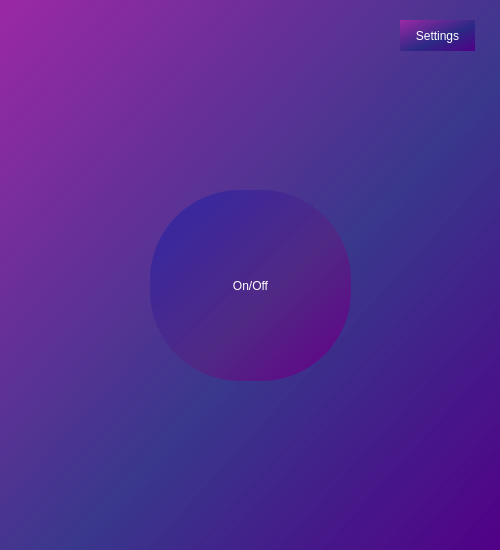
<?xml version="1.0" encoding="UTF-8"?>
<ui version="4.0">
 <class>MainWindow</class>
 <widget class="QMainWindow" name="MainWindow">
  <property name="geometry">
   <rect>
    <x>0</x>
    <y>0</y>
    <width>500</width>
    <height>550</height>
   </rect>
  </property>
  <property name="minimumSize">
   <size>
    <width>500</width>
    <height>550</height>
   </size>
  </property>
  <property name="maximumSize">
   <size>
    <width>500</width>
    <height>550</height>
   </size>
  </property>
  <property name="windowTitle">
   <string>Jarvis</string>
  </property>
  <property name="windowIcon">
   <iconset>
    <normaloff>../icons/reactor.png</normaloff>../icons/reactor.png</iconset>
  </property>
  <property name="styleSheet">
   <string notr="true"/>
  </property>
  <property name="unifiedTitleAndToolBarOnMac">
   <bool>false</bool>
  </property>
  <widget class="QWidget" name="centralwidget">
   <property name="minimumSize">
    <size>
     <width>500</width>
     <height>550</height>
    </size>
   </property>
   <property name="maximumSize">
    <size>
     <width>500</width>
     <height>550</height>
    </size>
   </property>
   <property name="styleSheet">
    <string notr="true">background-color: qlineargradient(spread:pad, x1:1, y1:1, x2:0, y2:0, stop:0 rgba(81, 0, 135, 255), stop:0.427447 rgba(41, 40, 132, 235), stop:1 rgba(155, 40, 165, 255));
</string>
   </property>
   <widget class="QPushButton" name="startButton">
    <property name="geometry">
     <rect>
      <x>150</x>
      <y>190</y>
      <width>201</width>
      <height>191</height>
     </rect>
    </property>
    <property name="autoFillBackground">
     <bool>false</bool>
    </property>
    <property name="styleSheet">
     <string notr="true">border-radius:  90%;
background-color: qlineargradient(spread:pad, x1:1, y1:1, x2:0, y2:0, stop:0 rgba(100, 0, 135, 255), stop:0.427447 rgba(81, 40, 132, 235), stop:1 rgba(50, 40, 165, 255));
color: white;</string>
    </property>
    <property name="text">
     <string>On/Off</string>
    </property>
    <property name="checkable">
     <bool>true</bool>
    </property>
   </widget>
   <widget class="QPushButton" name="settingsButton">
    <property name="geometry">
     <rect>
      <x>400</x>
      <y>20</y>
      <width>75</width>
      <height>31</height>
     </rect>
    </property>
    <property name="styleSheet">
     <string notr="true">color: white;
border: solid 1px black;</string>
    </property>
    <property name="text">
     <string>Settings</string>
    </property>
   </widget>
  </widget>
 </widget>
 <resources/>
 <connections/>
</ui>
